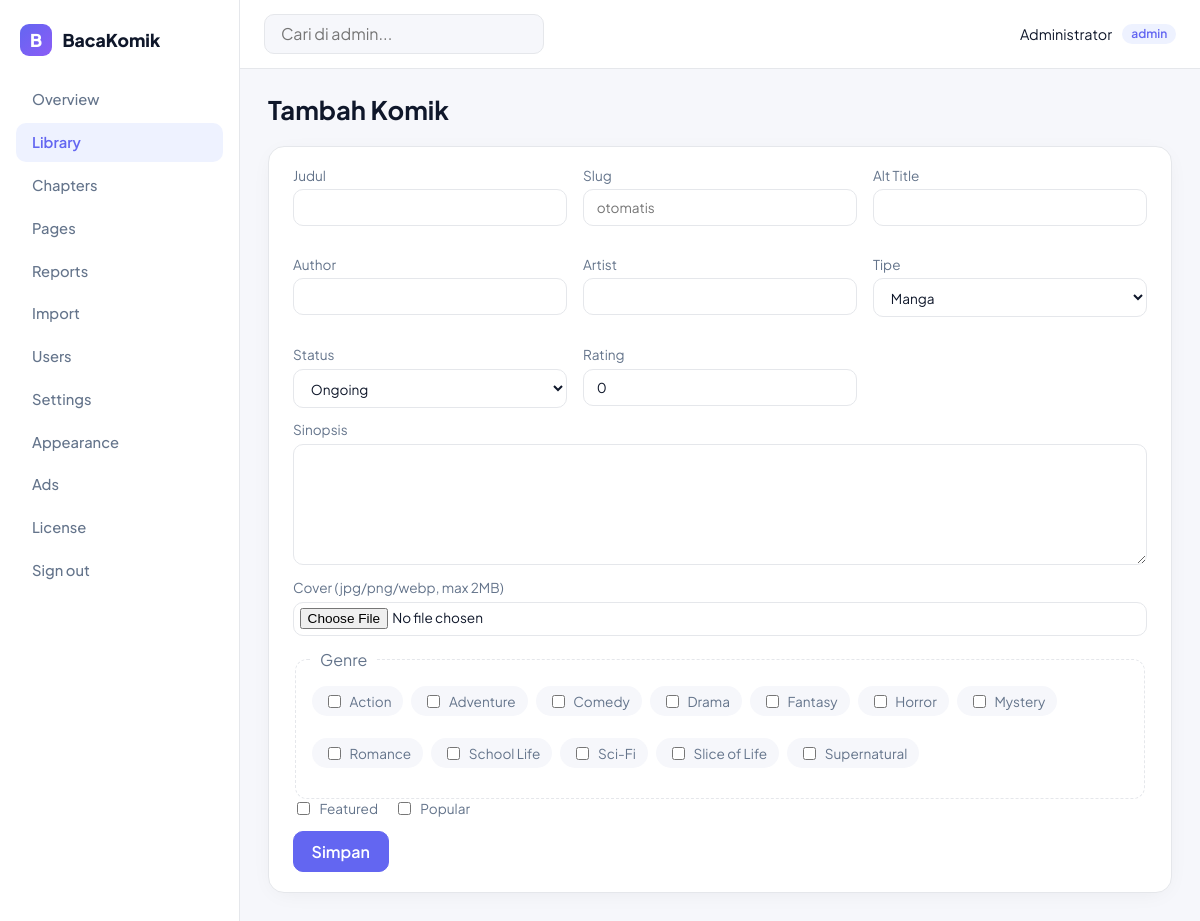
The page /admin/library/create (signed in) on the database its author committed.
### tables this page shows
CREATE TABLE users (
    id INT UNSIGNED AUTO_INCREMENT PRIMARY KEY,
    name VARCHAR(100) NOT NULL,
    email VARCHAR(150) NOT NULL UNIQUE,
    password_hash VARCHAR(255) NOT NULL,
    role ENUM('user','admin') DEFAULT 'user',
    status ENUM('active','disabled') DEFAULT 'active',
    created_at DATETIME DEFAULT CURRENT_TIMESTAMP
);

CREATE TABLE genres (
    id INT UNSIGNED AUTO_INCREMENT PRIMARY KEY,
    name VARCHAR(100) NOT NULL,
    slug VARCHAR(100) NOT NULL UNIQUE
);

### public/index.php (called while the page is built, shortened)
<?php
spl_autoload_register(function (string $class): void {
    $relative = substr($class, 4);
    $file = APP_PATH . '/' . str_replace('\\', '/', $relative) . '.php';
});
Database::init(require BASE_PATH . '/config/database.php');
$router = new Router();
$router->get('/',                    'HomeController@index');
$router->get('/series',              'HomeController@series');
$router->get('/popular',             'HomeController@popular');
$router->get('/library',             'HomeController@library');
$router->get('/search',              'HomeController@search');
$router->get('/api/search',          'HomeController@apiSearch');
$router->get('/comic/{slug}',        'ComicController@show');
$router->get('/comic/{slug}/chapter/{chapterSlug}', 'ReaderController@show');
$router->post('/bookmark/{id}',      'ComicController@bookmark');
$router->get('/login',               'AuthController@loginForm');
$router->post('/login',              'AuthController@login');
$router->get('/register',            'AuthController@registerForm');
$router->post('/register',           'AuthController@register');
$router->get('/logout',              'AuthController@logout');
$router->get('/page/{slug}',         'HomeController@page');
$router->get('/admin',                          'Admin\DashboardController@index');
$router->get('/admin/library',                  'Admin\ComicController@index');
$router->get('/admin/library/create',           'Admin\ComicController@create');
$router->post('/admin/library/store',           'Admin\ComicController@store');
$router->get('/admin/library/edit/{id}',        'Admin\ComicController@edit');
$router->post('/admin/library/update/{id}',     'Admin\ComicController@update');
$router->post('/admin/library/delete/{id}',     'Admin\ComicController@delete');
$router->get('/admin/chapters',                 'Admin\ChapterController@index');
$router->get('/admin/chapters/create',          'Admin\ChapterController@create');
$router->post('/admin/chapters/store',          'Admin\ChapterController@store');
$router->get('/admin/chapters/edit/{id}',       'Admin\ChapterController@edit');
$router->post('/admin/chapters/update/{id}',    'Admin\ChapterController@update');
$router->post('/admin/chapters/delete/{id}',    'Admin\ChapterController@delete');
$router->get('/admin/pages',                    'Admin\SettingController@pages');
$router->post('/admin/pages/save',              'Admin\SettingController@savePage');
$router->get('/admin/reports',                  'Admin\SettingController@reports');
$router->post('/admin/reports/{id}/status',     'Admin\SettingController@reportStatus');
$router->get('/admin/import',                   'Admin\ImportController@index');
$router->post('/admin/import/preview',          'Admin\ImportController@preview');
$router->post('/admin/import/run',              'Admin\ImportController@run');
$router->get('/admin/import/status/{id}',       'Admin\ImportController@status');
$router->post('/admin/import/tick/{id}',        'Admin\ImportController@tick');
$router->get('/admin/import/tick/{id}',         'Admin\ImportController@tick');
$router->post('/admin/import/cancel/{id}',      'Admin\ImportController@cancel');
$router->post('/admin/import/retry-failed/{id}', 'Admin\ImportController@retryFailed');
$router->get('/admin/users',                    'Admin\UserController@index');
$router->post('/admin/users/{id}/toggle',       'Admin\UserController@toggle');
$router->post('/admin/users/{id}/role',         'Admin\UserController@setRole');
$router->post('/admin/users/{id}/delete',       'Admin\UserController@delete');
$router->get('/admin/settings',                 'Admin\SettingController@index');
$router->post('/admin/settings/save',           'Admin\SettingController@save');
$router->get('/admin/appearance',               'Admin\AppearanceController@index');
$router->post('/admin/appearance/save',         'Admin\AppearanceController@save');
$router->get('/admin/ads',                      'Admin\AdsController@index');
$router->post('/admin/ads/save',                'Admin\AdsController@save');
$router->get('/admin/license',                  'Admin\SettingController@license');
$router->get('/storage/{path:.*}',              'HomeController@serveStorage');
$router->get('/sitemap.xml',                    'HomeController@sitemap');
$router->get('/sitemap-pages.xml',              'HomeController@sitemapPages');
$router->get('/sitemap-genres.xml',             'HomeController@sitemapGenres');
$router->get('/sitemap-comics-{chunk:\d+}.xml', 'HomeController@sitemapComics');
$router->get('/sitemap-chapters-{chunk:\d+}.xml','HomeController@sitemapChapters');
$router->get('/robots.txt',                     'HomeController@robots');
$router->dispatch();

### app/Auth.php (called while the page is built, shortened)
<?php
class Auth
{
    public static function user(): ?array
    {
        return Database::fetch('SELECT id, name, email, role, status FROM users WHERE id = ?', [$_SESSION['user_id']]);
    }
    public static function check(): bool { return !empty($_SESSION['user_id']); }
    public static function isAdmin(): bool { return ($_SESSION['user_role'] ?? '') === 'admin'; }
}

### app/Database.php (called while the page is built, shortened)
<?php
class Database
{
    private static ?PDO $pdo = null;
    public static function init(array $config): void
    {
        $dsn = sprintf(
            'mysql:host=%s;port=%s;dbname=%s;charset=%s',
            $config['host'], $config['port'], $config['database'], $config['charset']
        );
        try {
            self::$pdo = new PDO($dsn, $config['username'], $config['password'], [
                PDO::ATTR_ERRMODE            => PDO::ERRMODE_EXCEPTION,
                PDO::ATTR_DEFAULT_FETCH_MODE => PDO::FETCH_ASSOC,
                PDO::ATTR_EMULATE_PREPARES   => false,
            ]);
        } catch (PDOException $e) {
            http_response_code(500);
            die('Database connection failed: ' . htmlspecialchars($e->getMessage()));
        }
    }
    public static function pdo(): PDO
    {
        return self::$pdo;
    }
    public static function query(string $sql, array $params = []): \PDOStatement
    {
        $stmt = self::pdo()->prepare($sql);
        $stmt->execute($params);
        return $stmt;
    }
    public static function fetch(string $sql, array $params = []): ?array
    {
        $row = self::query($sql, $params)->fetch();
        return $row ?: null;
    }
    public static function fetchAll(string $sql, array $params = []): array
    {
        return self::query($sql, $params)->fetchAll();
    }
}

### app/Models/Genre.php (called while the page is built, shortened)
<?php
class Genre
{
    public static function all(): array
    {
        return Database::fetchAll('SELECT * FROM genres ORDER BY name ASC');
    }
}

### app/Controllers/Admin/ComicController.php (called while the page is built, shortened)
<?php
class ComicController extends AdminController
{
    public function create(): string
    {
        return $this->view('admin/library-form', [
            'title'  => 'Tambah Komik',
            'comic'  => null,
            'genres' => Genre::all(),
            'selectedGenres' => [],
        ]);
    }
}

### app/Models/Setting.php (called while the page is built, shortened)
<?php
class Setting
{
    private static ?array $cache = null;
    public static function all(): array
    {
        if (self::$cache === null) {
            $rows = Database::fetchAll('SELECT setting_key, setting_value FROM settings');
            self::$cache = [];
            foreach ($rows as $r) self::$cache[$r['setting_key']] = $r['setting_value'];
        }
        return self::$cache;
    }
    public static function get(string $key, ?string $default = null): ?string
    {
        $all = self::all();
        return $all[$key] ?? $default;
    }
}

### app/Controllers/Admin/AdminController.php (called while the page is built, shortened)
<?php
abstract class AdminController extends Controller
{
    protected function view(string $name, array $data = [], ?string $layout = 'admin'): string
    {
        $data['settings'] = $data['settings'] ?? [
            'site_name' => Setting::get('site_name', 'BacaKomik'),
        ];
        $data['currentUser'] = Auth::user();
        return View::render($name, $data, $layout);
    }
}

### app/View.php (called while the page is built, shortened)
<?php
class View
{
    public static function render(string $name, array $data = [], ?string $layout = 'main'): string
    {
        $file = VIEW_PATH . '/' . str_replace('.', '/', $name) . '.php';
        extract($data, EXTR_SKIP);
        require $file;
        $content = ob_get_clean();
        $layoutFile = VIEW_PATH . '/layouts/' . $layout . '.php';
        require $layoutFile;
        return ob_get_clean();
    }
}

### views/admin/library-form.php (the view, shortened to what this page needs)
<?php
$c = $comic ?? [];
$action = $comic ? '/admin/library/update/' . $comic['id'] : '/admin/library/store';
?>
<h1 class="page-title"><?= $comic ? 'Edit Komik' : 'Tambah Komik' ?></h1>
<form method="post" action="<?= $action ?>" enctype="multipart/form-data" class="card form">
  <div class="grid-2">
    <label>Judul <input type="text" name="title" required value="<?= htmlspecialchars($c['title'] ?? '') ?>"></label>
    <label>Slug <input type="text" name="slug" value="<?= htmlspecialchars($c['slug'] ?? '') ?>" placeholder="otomatis"></label>
    <label>Alt Title <input type="text" name="alt_title" value="<?= htmlspecialchars($c['alt_title'] ?? '') ?>"></label>
    <label>Author <input type="text" name="author" value="<?= htmlspecialchars($c['author'] ?? '') ?>"></label>
    <label>Artist <input type="text" name="artist" value="<?= htmlspecialchars($c['artist'] ?? '') ?>"></label>
    <label>Tipe
      <select name="type">
        <?php foreach (['Manga','Manhwa','Manhua','Other'] as $t): ?>
          <option <?= ($c['type'] ?? '') === $t ? 'selected' : '' ?>><?= $t ?></option>
        <?php endforeach; ?>
      </select>
    </label>
    <label>Status
      <select name="status">
        <?php foreach (['Ongoing','Completed','Hiatus'] as $s): ?>
          <option <?= ($c['status'] ?? '') === $s ? 'selected' : '' ?>><?= $s ?></option>
        <?php endforeach; ?>
      </select>
    </label>
    <label>Rating <input type="number" step="0.1" name="rating" value="<?= htmlspecialchars((string)($c['rating'] ?? 0)) ?>"></label>
  </div>
  <label>Sinopsis <textarea name="synopsis" rows="6"><?= htmlspecialchars($c['synopsis'] ?? '') ?></textarea></label>
  <label>Cover (jpg/png/webp, max 2MB) <input type="file" name="cover" accept=".jpg,.jpeg,.png,.webp"></label>
  <fieldset class="genre-select">
    <legend>Genre</legend>
    <?php foreach ($genres as $g): ?>
      <label class="check">
        <input type="checkbox" name="genres[]" value="<?= $g['id'] ?>" <?= in_array((int)$g['id'], $selectedGenres ?? [], true) ? 'checked' : '' ?>>
        <?= htmlspecialchars($g['name']) ?>
      </label>
    <?php endforeach; ?>
  </fieldset>
  <div class="row">
    <label class="check"><input type="checkbox" name="is_featured" <?= !empty($c['is_featured']) ? 'checked' : '' ?>> Featured</label>
    <label class="check"><input type="checkbox" name="is_popular" <?= !empty($c['is_popular']) ? 'checked' : '' ?>> Popular</label>
  </div>
  <button class="btn-primary" type="submit">Simpan</button>
</form>

### app/Router.php (shortened to what this page needs)
<?php
class Router
{
    private array $routes = ['GET' => [], 'POST' => []];
    private function add(string $method, string $path, string $handler): void
    {
        $this->routes[$method][] = ['path' => $path, 'handler' => $handler];
    }
    public function dispatch(): void
    {
        $method = $_SERVER['REQUEST_METHOD'] ?? 'GET';
        $uri = parse_url($_SERVER['REQUEST_URI'] ?? '/', PHP_URL_PATH) ?: '/';
        foreach ($this->routes[$method] ?? [] as $route) {
            $regex = $this->compile($route['path']);
            if (preg_match($regex, $uri, $matches)) {
                array_shift($matches);
                $params = array_filter($matches, 'is_string', ARRAY_FILTER_USE_KEY);
                $this->call($route['handler'], $params);
                return;
            }
        }
    }
    private function compile(string $path): string
    {
        $regex = preg_replace_callback('#\{([a-zA-Z_]+)(?::([^}]+))?\}#', function ($m) {
            $name = $m[1];
            $pattern = $m[2] ?? '[^/]+';
            return '(?P<' . $name . '>' . $pattern . ')';
        }, $path);
        return '#^' . $regex . '/?$#';
    }
    private function call(string $handler, array $params): void
    {
        [$controller, $method] = explode('@', $handler);
        $instance = new $class();
        echo $instance->$method(...array_values($params));
    }
}

### views/layouts/admin.php (shortened to what this page needs)
<?php
$user = \App\Auth::user();
$flash = $_SESSION['flash'] ?? null; unset($_SESSION['flash']);
?>
<!doctype html>
<html lang="id">
<head>
<link rel="stylesheet" href="/assets/css/admin.css">
</head>
<body>
<aside class="sidebar">
  <div class="sidebar-brand">
    <span class="brand-mark">B</span>
    <span>BacaKomik</span>
  </div>
  <nav class="sidebar-nav">
    <a href="/admin" class="<?= $_SERVER['REQUEST_URI'] === '/admin' ? 'active' : '' ?>">Overview</a>
    <a href="/admin/library" class="<?= str_contains($_SERVER['REQUEST_URI'], '/admin/library') ? 'active' : '' ?>">Library</a>
    <a href="/admin/chapters" class="<?= str_contains($_SERVER['REQUEST_URI'], '/admin/chapters') ? 'active' : '' ?>">Chapters</a>
    <a href="/admin/pages" class="<?= str_contains($_SERVER['REQUEST_URI'], '/admin/pages') ? 'active' : '' ?>">Pages</a>
    <a href="/admin/reports" class="<?= str_contains($_SERVER['REQUEST_URI'], '/admin/reports') ? 'active' : '' ?>">Reports</a>
    <a href="/admin/import" class="<?= str_contains($_SERVER['REQUEST_URI'], '/admin/import') ? 'active' : '' ?>">Import</a>
    <a href="/admin/users" class="<?= str_contains($_SERVER['REQUEST_URI'], '/admin/users') ? 'active' : '' ?>">Users</a>
    <a href="/admin/settings" class="<?= str_contains($_SERVER['REQUEST_URI'], '/admin/settings') ? 'active' : '' ?>">Settings</a>
    <a href="/admin/appearance" class="<?= str_contains($_SERVER['REQUEST_URI'], '/admin/appearance') ? 'active' : '' ?>">Appearance</a>
    <a href="/admin/ads" class="<?= str_contains($_SERVER['REQUEST_URI'], '/admin/ads') ? 'active' : '' ?>">Ads</a>
    <a href="/admin/license" class="<?= str_contains($_SERVER['REQUEST_URI'], '/admin/license') ? 'active' : '' ?>">License</a>
    <a href="/logout">Sign out</a>
  </nav>
</aside>
<div class="admin-main">
  <header class="admin-topbar">
    <div class="topbar-search">
      <input type="search" placeholder="Cari di admin...">
    </div>
    <div class="topbar-user">
      <span><?= htmlspecialchars($user['name'] ?? '') ?></span>
      <span class="role-pill"><?= htmlspecialchars($user['role'] ?? '') ?></span>
    </div>
  </header>
  <div class="admin-content">
    <?= $content ?>
  </div>
</div>
</body>
</html>

### rows shown on the page
users: name "Administrator", role "admin"
genres: name "Action"
genres: name "Adventure"
genres: name "Comedy"
genres: name "Drama"
genres: name "Fantasy"
genres: name "Horror"
genres: name "Mystery"
genres: name "Romance"
genres: name "School Life"
genres: name "Sci-Fi"
genres: name "Slice of Life"
genres: name "Supernatural"

### other values the page prints
form field type "Manga"
form field status "Ongoing"
